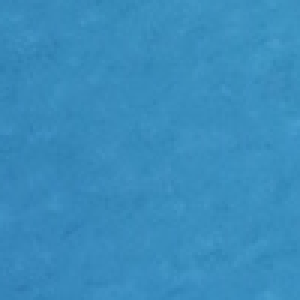
%> input picture code/phase_I/g1.png, 100 x 100 px (shown 3 times larger); its folder holds only this picture in this run
$ octave Phase_I_max_variance_color_main.m   (GNU Octave 9; MATLAB toolbox functions it lacks are replaced by stand-ins)
%> lines starting %> are read from the running program, lines starting %| are printed output that depends on the picture
### code/phase_I/max_variance_of_colorpic.m
function [max_variance_among_slideing_windows] = max_variance_of_colorpic(image)
%UNTITLED This function return the maximal variance among all 10*10 moving
% windows of the input image


g1 = image;
defekt_variance=[];

[x,y] = size(g1);

for i = 1 : (floor(x/10))
    for j = 1: (floor(y/10))
        moving_windows = g1(((i-1)*10 +1) : i*10 , ((j-1)*10 +1) : j*10);

        row_vector = reshape(moving_windows,1,[]);
        A = cast(row_vector, 'double');
        % calculate the variance of grey value in moving windows
        a = var(A);
        defekt_variance = [defekt_variance,a];

    end
end
max_variance_among_slideing_windows = max(defekt_variance);

end

### code/phase_I/Phase_I_max_variance_color_main.m
clear;
%%
%% for bx.jpg
m = 150;
v = [];


for i=1:35
    a = imread(sprintf('g%d.png',i));
%> a is the input picture: size 100x100x3 uint8; mean R, G, B 57.3, 141.1, 188.8
    % transform the sample image from rgb to hsv
    hsvImage = rgb2hsv(a);
%> hsvImage: size 100x100x3 double; mean H, S, V 0.561, 0.697, 0.74
    % modify the hue value of the image
    hsvImage(:,:,1) = rem(hsvImage(:,:,1) * 1.6, 1);
%> hsvImage: size 100x100x3 double; mean H, S, V 0.897, 0.697, 0.74
    % transform hsv to rgb
    rgbImage = hsv2rgb(hsvImage);
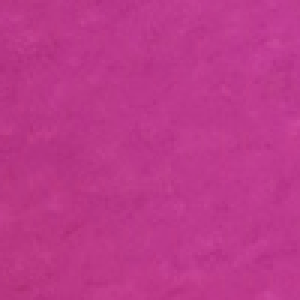
%> rgbImage: size 100x100x3 double (shown 3 times larger); mean R, G, B 0.74, 0.225, 0.544
    % extract the maximum variance
    variance_single =max_variance_of_colorpic(rgbImage);
%> after the loop in max_variance_of_colorpic, `for i = 1 : (floor(x/10))`: defekt_variance = 300 values, max 0.000291 at index 32, min 3e-05 at index 157, mean 0.000101
%> in max_variance_of_colorpic, `max_variance_among_slideing_windows = max(defekt_variance);`: max_variance_among_slideing_windows = 0.000291
%> variance_single = 0.000291
    v = [v,variance_single];
%> v = 0.000291
%> (the run ends here)
